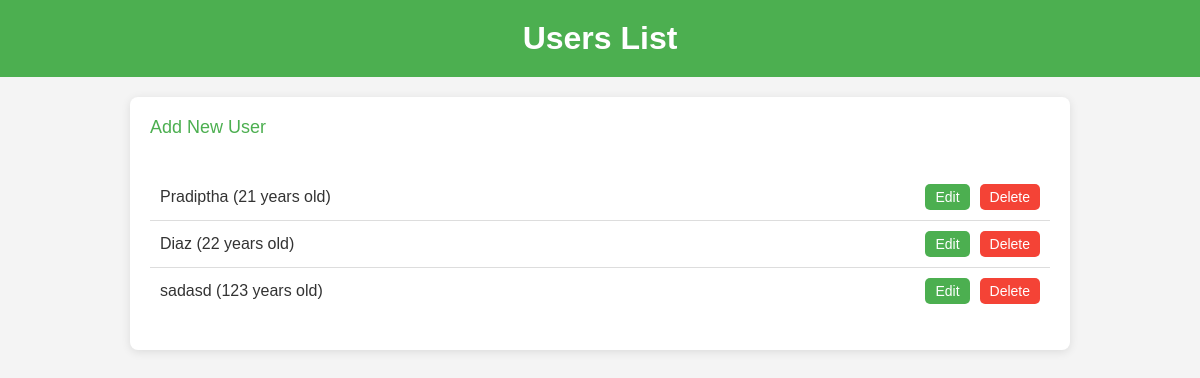
Before: / with the older database file.
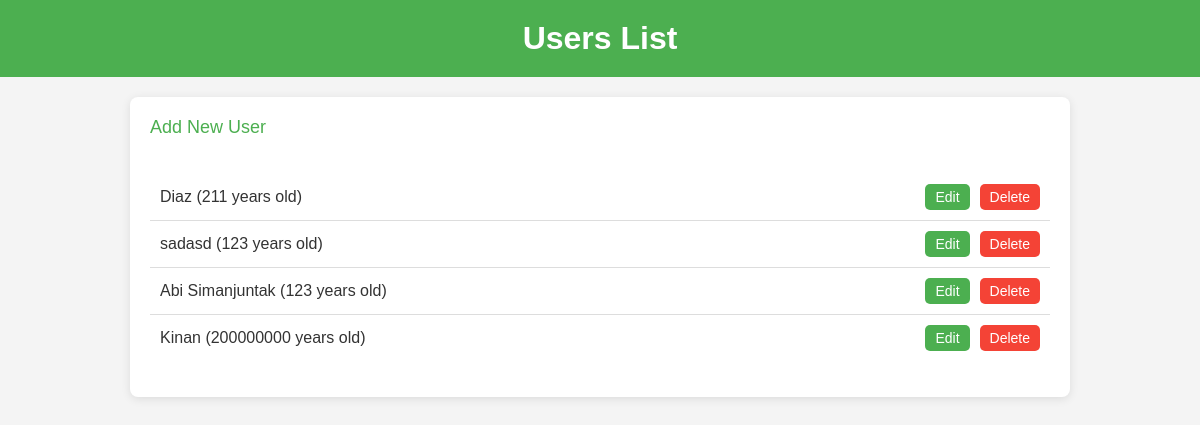
After: the same page with the newer database file.
### tables this page shows
CREATE TABLE users (
    id INTEGER PRIMARY KEY AUTOINCREMENT,
    name TEXT NOT NULL,
    age INTEGER NOT NULL
);

### app.py (the view)
@app.route('/')
def index():
    users = read_users()
    return render_template('index.html', users=users)

### app.py (called while the page is built)
def get_db_connection():
    conn = sqlite3.connect('simple_crud.db')
    conn.row_factory = sqlite3.Row  # For easier access to rows as dictionaries
    return conn

def read_users():
    conn = get_db_connection()
    cursor = conn.cursor()
    cursor.execute('SELECT * FROM users')
    users = cursor.fetchall()
    conn.close()
    return users

### templates/index.html (shortened to what this page needs)
<!DOCTYPE html>
<html lang="en">
<head>
</head>
<body>
    <header>
        <h1>Users List</h1>
    </header>
    <div class="container">
        <a href="{{ url_for('add_user') }}" style="display: inline-block; margin-bottom: 20px; font-size: 18px; color: #4CAF50;">Add New User</a>
        <ul>
            {% for user in users %}
                <li>
                    <span>{{ user.name }} ({{ user.age }} years old)</span>
                    <div class="actions">
                        <a href="{{ url_for('edit_user', id=user.id) }}">Edit</a>
                        <a href="{{ url_for('delete', id=user.id) }}" class="delete" onclick="return confirm('Are you sure?')">Delete</a>
                    </div>
                </li>
            {% endfor %}
        </ul>
    </div>
</body>
</html>

### templates/index.html (style rules this page uses)
body { font-family: Arial, sans-serif; background-color: #f4f4f4; color: #333; margin: 0; padding: 0; }
header { background-color: #4CAF50; color: white; padding: 20px; text-align: center; }
h1 { margin: 0; }
.container { max-width: 900px; margin: 20px auto; background-color: white; padding: 20px; border-radius: 8px; box-shadow: 0 2px 10px rgba(0, 0, 0, 0.1); }
a { color: #4CAF50; text-decoration: none; }
ul { list-style-type: none; padding: 0; }
li { border-bottom: 1px solid #ddd; padding: 10px; display: flex; justify-content: space-between; align-items: center; }
li:last-child { border-bottom: none; }
.actions { display: flex; gap: 10px; }
.actions a { background-color: #4CAF50; color: white; padding: 5px 10px; border-radius: 5px; text-decoration: none; font-size: 14px; }
.actions a.delete { background-color: #f44336; }

Changed rows visible on the page:
removed users: name "Pradiptha", age "21"
changed users "Diaz": age "22" → "211"
added users: name "Abi Simanjuntak", age "123"
added users: name "Kinan", age "200000000"
